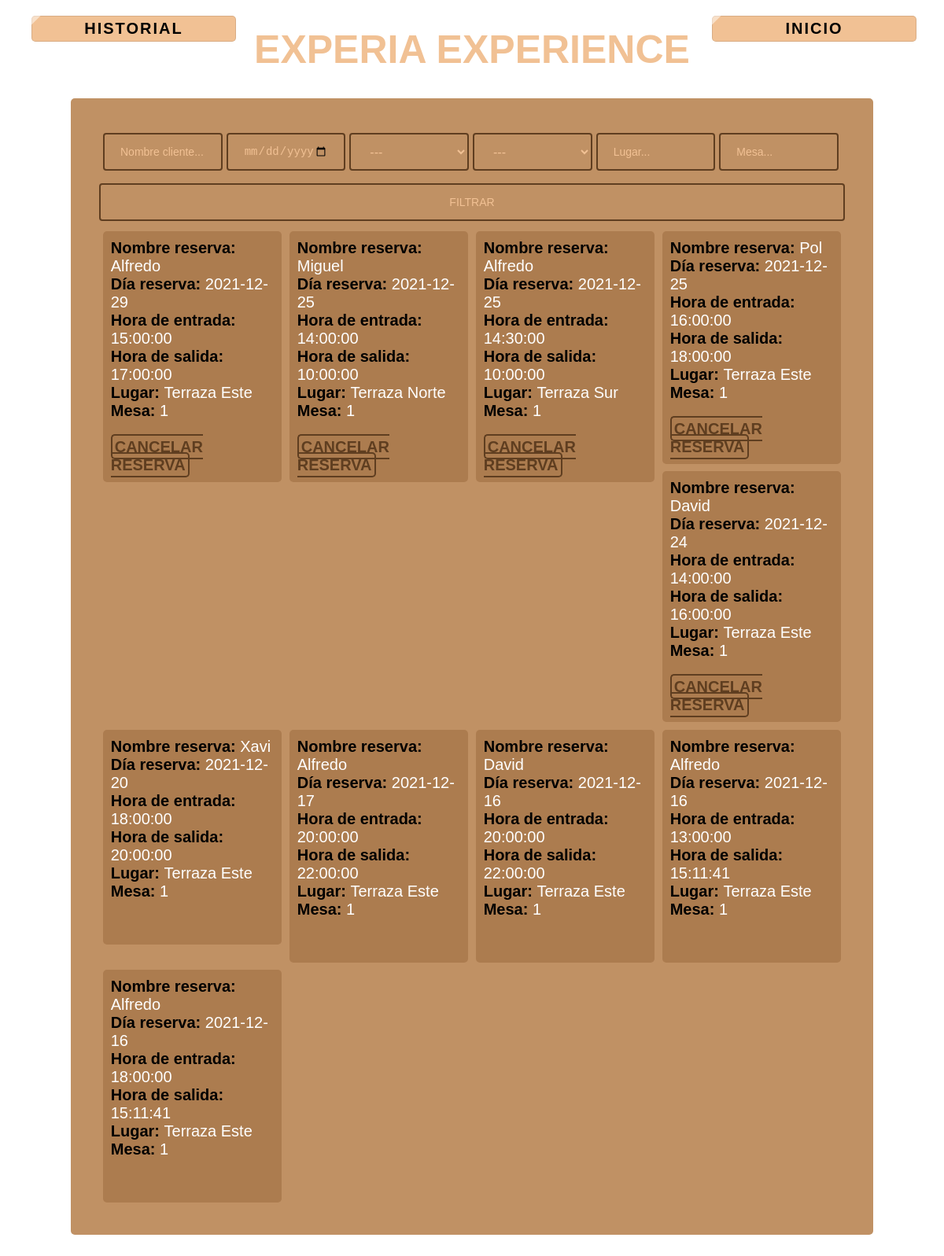
/view/historial.php (signed in), run on the app's committed database.
### tables this page shows
CREATE TABLE `tbl_reserva` (
  `id_reserva` int NOT NULL AUTO_INCREMENT,
  `fecha_ini_reserva` time DEFAULT NULL,
  `id_mesa` int DEFAULT NULL,
  `fecha_fin_reserva` time DEFAULT NULL,
  `nom_cliente_reserva` varchar(20) DEFAULT NULL,
  `fecha_reserva` date DEFAULT NULL,
  PRIMARY KEY (`id_reserva`),
  KEY `fk_fecha_mesa_idx` (`id_mesa`),
  CONSTRAINT `fk_fecha_mesa` FOREIGN KEY (`id_mesa`) REFERENCES `tbl_mesa` (`id_mesa`)
);

CREATE TABLE `tbl_lugar` (
  `id_lugar` int NOT NULL AUTO_INCREMENT,
  `nom_lugar` varchar(45) DEFAULT NULL,
  `fk_id_tipo_lugar` int DEFAULT NULL,
  `img_lugar` varchar(250) DEFAULT NULL,
  PRIMARY KEY (`id_lugar`),
  KEY `fk_id_tipo_lugar_idx` (`fk_id_tipo_lugar`),
  CONSTRAINT `fk_id_tipo_lugar` FOREIGN KEY (`fk_id_tipo_lugar`) REFERENCES `tbl_tipo_lugar` (`id_tipo_lugar`)
);

CREATE TABLE `tbl_mesa` (
  `id_mesa` int NOT NULL AUTO_INCREMENT,
  `numero_mesa` int DEFAULT NULL,
  `id_lugar` int DEFAULT NULL,
  `estado_mesa` tinyint DEFAULT NULL,
  `num_sillas_mesa` varchar(2) DEFAULT NULL,
  PRIMARY KEY (`id_mesa`),
  KEY `fk_lugar_mesa_idx` (`id_lugar`),
  CONSTRAINT `fk_lugar_mesa` FOREIGN KEY (`id_lugar`) REFERENCES `tbl_lugar` (`id_lugar`)
);

### view/historial.php (the view, shortened to what this page needs)
<!DOCTYPE html>
<html lang="en">
<head>
    <link rel="stylesheet" href="../styles/style.css">
</head>
<body id="portada">
<?php
            include '../services/connection.php';
        ?>
    <div class="row2" id="section-1">
        <div class="usuario column-1">
        <ul class="padding-lat">
        <b><a class="btn-logout">HISTORIAL</a></b>
        </ul>
        </div>
        <div class="column-2 titulo2">
            <h1>EXPERIA EXPERIENCE</h1>
        </div>
        <div class="logout column-1">
            <ul class="padding-lat">
            <b><a style="text-decoration:none" class="btn-logout" href="./inicio.php">INICIO</a></b>
            </ul>
        </div>
    </div>
    <div class="flex">
        <div class="historial">
            <div class="form_historial">
                <form method='post'>
                    <div class="tam2"><input type="text" name="nom_cliente_reserva" id="nom_cliente_reserva" placeholder="Nombre cliente..."></div>
                    <div class="tam2"><input type="date" name="fecha_reserva" id="fecha_reserva" min="<?php echo date("Y-m-d"); ?>"></div>
                    <div class="tam2"><select name="fecha_ini_reserva" id="fecha_ini_reserva" required>
                        <option value="%">---</option>
                    </select></div>
                    <div class="tam2"><select name="fecha_fin_reserva" id="fecha_fin_reserva" required>
                        <option value="%">---</option>
                    </select></div>
                    <div class="tam2"><input type='text' name='nom_lugar' id='nom_lugar' placeholder="Lugar..."></div>
                    <div class="tam2"><input type='number' name='numero_mesa' id='numero_mesa' placeholder="Mesa..."></div>
                    <center><input class="input_resto" type="submit" name="enviar" value="FILTRAR"></center>
                </form>
            </div>
            <?php
            if(!isset($_POST['enviar'])){
                ?>
                <div class="result_form">
                <?php
                    $stmt= $pdo->prepare("SELECT r.id_reserva, r.fecha_reserva, r.fecha_ini_reserva, r.fecha_fin_reserva, r.nom_cliente_reserva,
                    m.numero_mesa, l.nom_lugar
                    FROM tbl_reserva r
                    INNER JOIN tbl_mesa m ON r.id_mesa = m.id_mesa
                    INNER JOIN tbl_lugar l ON m.id_lugar = l.id_lugar
                    ORDER BY r.fecha_reserva DESC");
                    $stmt->execute();
                    $sentencia=$stmt->fetchAll(PDO::FETCH_ASSOC);
                    $fecha_actual = getdate();
                    $dia_actual = $fecha_actual['year']."-".$fecha_actual['mon']."-".$fecha_actual['mday'];
                    foreach($sentencia as $row){
                        if($row['fecha_reserva'] > $dia_actual){
                            echo "<div class='contenido_historial'>";
                            echo "<b>Nombre reserva: </b>".$row['nom_cliente_reserva']."<br>";
                            echo "<b>Día reserva: </b>".$row['fecha_reserva']."<br>";
                            echo "<b>Hora de entrada: </b>".$row['fecha_ini_reserva']."<br>";
                            echo "<b>Hora de salida: </b>".$row['fecha_fin_reserva']."<br>";
                            echo "<b>Lugar: </b>".$row['nom_lugar']."<br>";
                            echo "<b>Mesa: </b>".$row['numero_mesa']."<br><br>";
                            echo "<a href='../processes/elim_reserva.proc.php?id={$row['id_reserva']}'>CANCELAR RESERVA</a>";
                            echo "</div>";
                        }else{
                            echo "<div class='contenido_historial'>";
                            echo "<b>Nombre reserva: </b>".$row['nom_cliente_reserva']."<br>";
                            echo "<b>Día reserva: </b>".$row['fecha_reserva']."<br>";
                            echo "<b>Hora de entrada: </b>".$row['fecha_ini_reserva']."<br>";
                            echo "<b>Hora de salida: </b>".$row['fecha_fin_reserva']."<br>";
                            echo "<b>Lugar: </b>".$row['nom_lugar']."<br>";
                            echo "<b>Mesa: </b>".$row['numero_mesa']."<br><br><br>";
                            echo "</div>";
                        }
                    }
                    ?>
                </div>
            </div>
            <?php
            }
            ?>
    </div>
</body>
</html>

### styles/style.css (style rules this page uses)
* { box-sizing: border-box; }
body { margin: 0; font-family: Arial; }
#portada { background-image: url("https://s1.1zoom.me/big0/706/350861-admin.jpg"); background-size: cover; background-attachment: fixed; }
input[type='text'] { background-color: #c09164; width: 100%; height: 48px; padding: 12px 20px; margin: 8px 0; display: inline-block; border-radius: 4px; border: 2px solid #5f3e20; font-size: 14px; }
input[type='text']::placeholder { color: #f1c194; }
input[type='number'] { background-color: #c09164; width: 100%; height: 48px; padding: 12px 20px; margin: 8px 0; display: inline-block; border-radius: 4px; border: 2px solid #5f3e20; font-size: 14px; }
input[type='number']::placeholder { color: #f1c194; }
input[type='date'] { background-color: #c09164; color: #f1c194; width: 100%; height: 48px; padding: 12px 20px; margin: 8px 0; display: inline-block; border-radius: 4px; border: 2px solid #5f3e20; font-size: 14px; }
input[type='submit'] { background-color: #c09164; color: #f1c194; width: 100%; height: 48px; padding: 12px 20px; margin: 8px 0; display: inline-block; border-radius: 4px; border: 2px solid #5f3e20; font-size: 14px; }
.row2:after { content: ""; display: table; clear: both; }
#section-1 { padding: 0%; }
.usuario { text-align: left; color: black; font-size: 20px; }
.logout { text-align: right; color: black; font-size: 20px; margin-left: -35px; }
.column-1 { width: 25%; float: left; }
.btn-logout { position: relative; display: block; padding: 5px; border-radius: 5px; text-align: center; font-family: "Avant Garde", Avantgarde, "Century Gothic", CenturyGothic, "AppleGothic", sans-serif; font-weight: bold; overflow: hidden; color: rgb(0, 0, 0); cursor: pointer; letter-spacing: 2px; box-shadow: inset 0 0 0 1px rgba(0, 0, 0, 0.1); text-decoration: none; transition: all ease 0.5s; background: #f1c194; }
.btn-logout:after, .btn-logout:before { width: 80px; height: 200px; content: ''; display: block; background: rgba(255, 255, 255, 0.5); transform: rotate(45deg); top: -60px; position: absolute; transition: none; right: -45%; cursor: pointer; }
.btn-logout:before { left: -48%; }
.column-2 { width: 50%; float: left; }
.titulo2 { text-align: center; color: #f1c194; font-size: 25px; font-family: "Avant Garde", Avantgarde, "Century Gothic", CenturyGothic, "AppleGothic", sans-serif; text-transform: uppercase; text-rendering: optimizeLegibility; }
.flex { display: flex; align-items: center; justify-content: center; }
select { background-color: #c09164; color: #f1c194; width: 15%; height: 48px; padding: 12px 20px; margin: 8px 0; display: inline-block; border-radius: 4px; border: 2px solid #5f3e20; font-size: 16px; }
.input_resto { background-color: #c09164; color: #f1c194; width: 15%; height: 48px; padding: 12px 20px; margin: 8px 0; display: inline-block; border-radius: 4px; border: 2px solid #5f3e20; font-size: 14px; }
.contenido_historial { padding: 10px; font-size: 20px; background-color: #ac7c4f; width: 24%; margin: 0.5%; border-radius: 5px; float: left; }
.contenido_historial b { color: black; }
.contenido_historial a { text-decoration: none; color: #5f3e20; background-color: none; border: 2px solid #5f3e20; border-radius: 5px; padding: 3px; font-size: 20px; font-weight: bold; width: 180.34px; }
.historial { color: white; width: 85%; background-color: #c09164; display: flex; align-items: center; padding: 3%; justify-content: center; flex-direction: column; margin-bottom: 5%; border-radius: 5px; }
.form_historial { width: 100%; }
.result_form { width: 100%; }
select { width: 100%; }
.tam2 { width: 16%; float: left; margin-left: 5px; }

### data on the page
tbl_reserva: nom_cliente_reserva "Alfredo", fecha_reserva "2021-12-29", fecha_ini_reserva "15:00:00", fecha_fin_reserva "17:00:00", tbl_lugar.nom_lugar "Terraza Este", id_mesa.numero_mesa "1"
tbl_reserva: nom_cliente_reserva "Miguel", fecha_reserva "2021-12-25", fecha_ini_reserva "14:00:00", fecha_fin_reserva "10:00:00", tbl_lugar.nom_lugar "Terraza Norte", id_mesa.numero_mesa "1"
tbl_reserva: nom_cliente_reserva "Alfredo", fecha_reserva "2021-12-25", fecha_ini_reserva "14:30:00", fecha_fin_reserva "10:00:00", tbl_lugar.nom_lugar "Terraza Sur", id_mesa.numero_mesa "1"
tbl_reserva: nom_cliente_reserva "Pol", fecha_reserva "2021-12-25", fecha_ini_reserva "16:00:00", fecha_fin_reserva "18:00:00", tbl_lugar.nom_lugar "Terraza Este", id_mesa.numero_mesa "1"
tbl_reserva: nom_cliente_reserva "David", fecha_reserva "2021-12-24", fecha_ini_reserva "14:00:00", fecha_fin_reserva "16:00:00", tbl_lugar.nom_lugar "Terraza Este", id_mesa.numero_mesa "1"
tbl_reserva: nom_cliente_reserva "Xavi", fecha_reserva "2021-12-20", fecha_ini_reserva "18:00:00", fecha_fin_reserva "20:00:00", tbl_lugar.nom_lugar "Terraza Este", id_mesa.numero_mesa "1"
tbl_reserva: nom_cliente_reserva "Alfredo", fecha_reserva "2021-12-17", fecha_ini_reserva "20:00:00", fecha_fin_reserva "22:00:00", tbl_lugar.nom_lugar "Terraza Este", id_mesa.numero_mesa "1"
tbl_reserva: nom_cliente_reserva "David", fecha_reserva "2021-12-16", fecha_ini_reserva "20:00:00", fecha_fin_reserva "22:00:00", tbl_lugar.nom_lugar "Terraza Este", id_mesa.numero_mesa "1"
tbl_reserva: nom_cliente_reserva "Alfredo", fecha_reserva "2021-12-16", fecha_ini_reserva "13:00:00", fecha_fin_reserva "15:11:41", tbl_lugar.nom_lugar "Terraza Este", id_mesa.numero_mesa "1"
tbl_reserva: nom_cliente_reserva "Alfredo", fecha_reserva "2021-12-16", fecha_ini_reserva "18:00:00", fecha_fin_reserva "15:11:41", tbl_lugar.nom_lugar "Terraza Este", id_mesa.numero_mesa "1"
